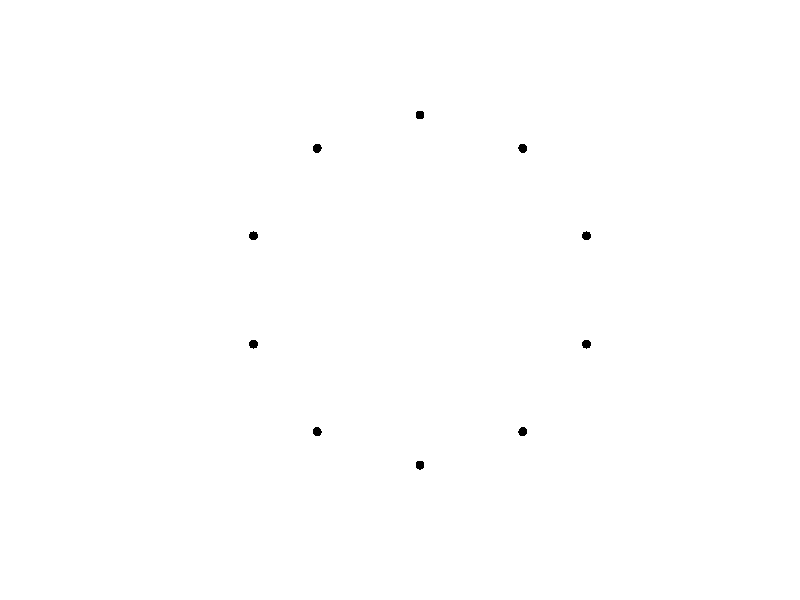
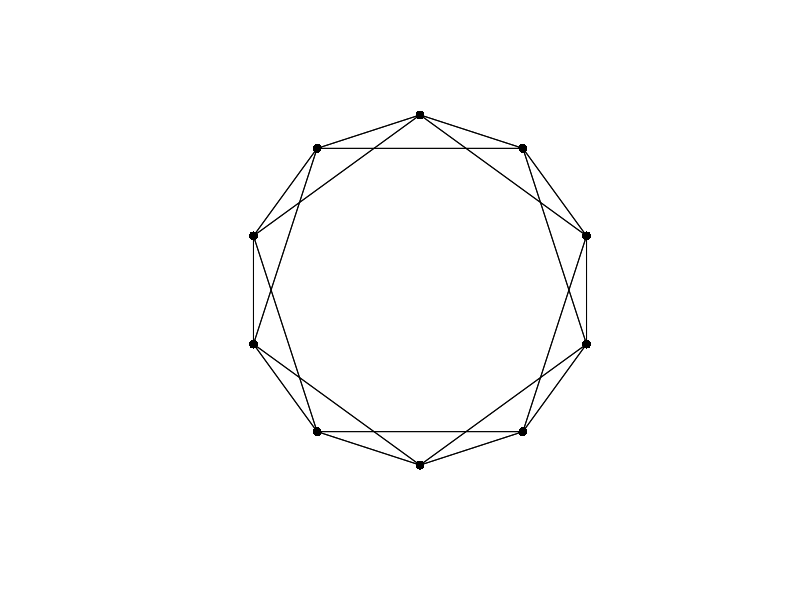
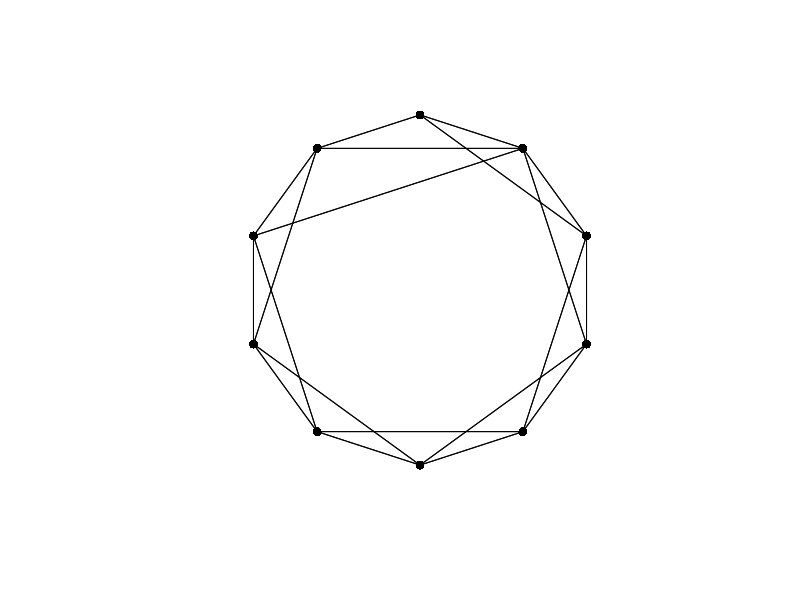
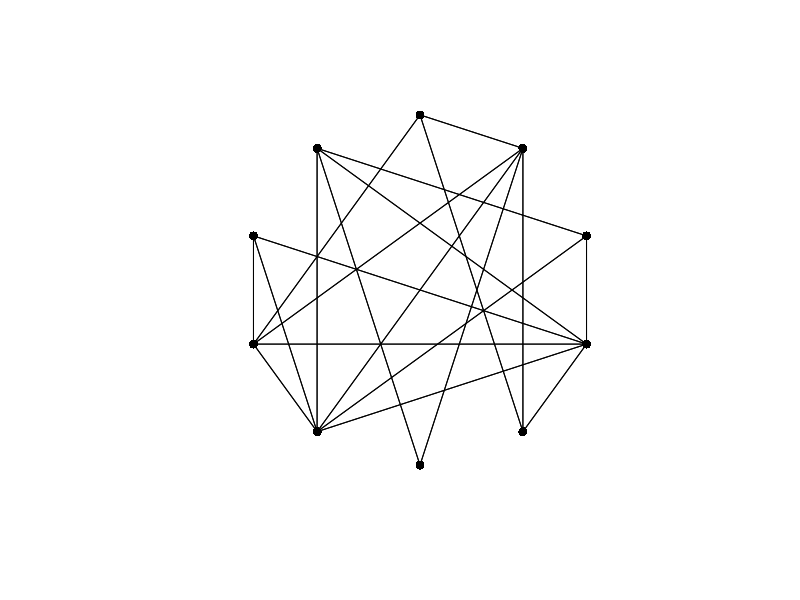
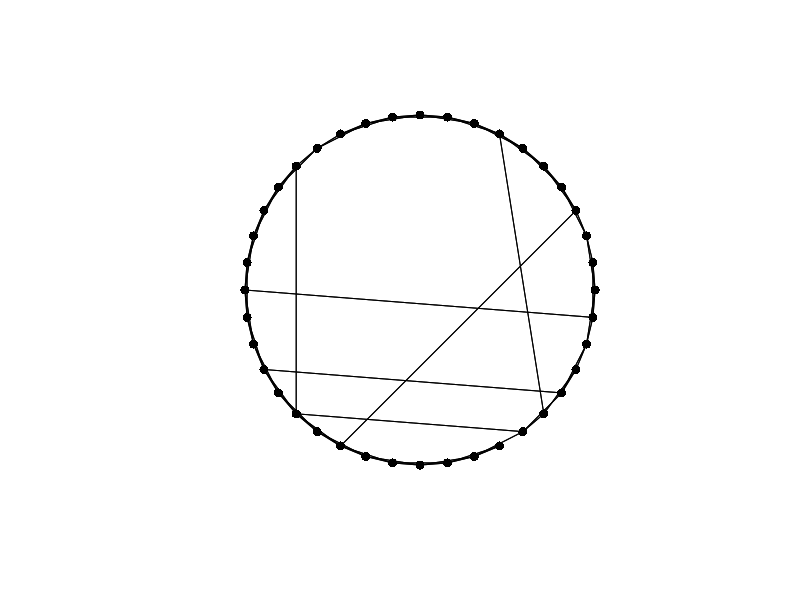
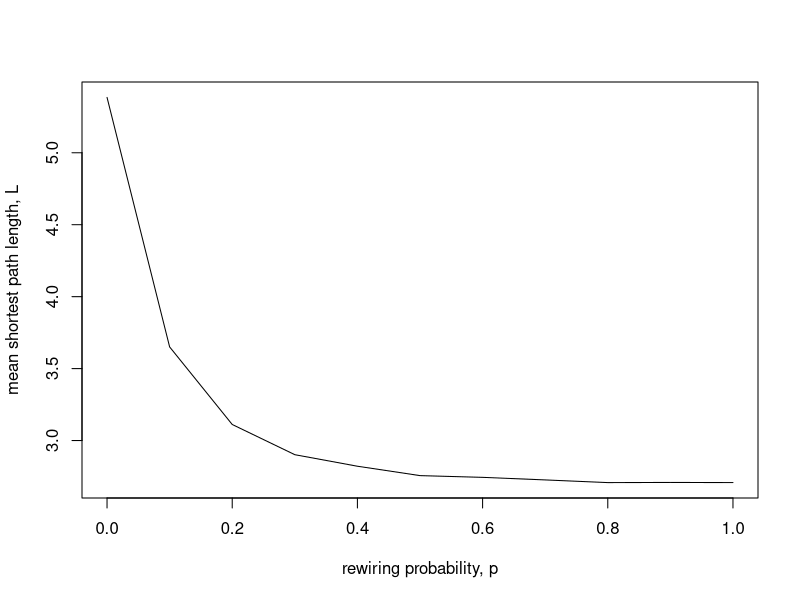
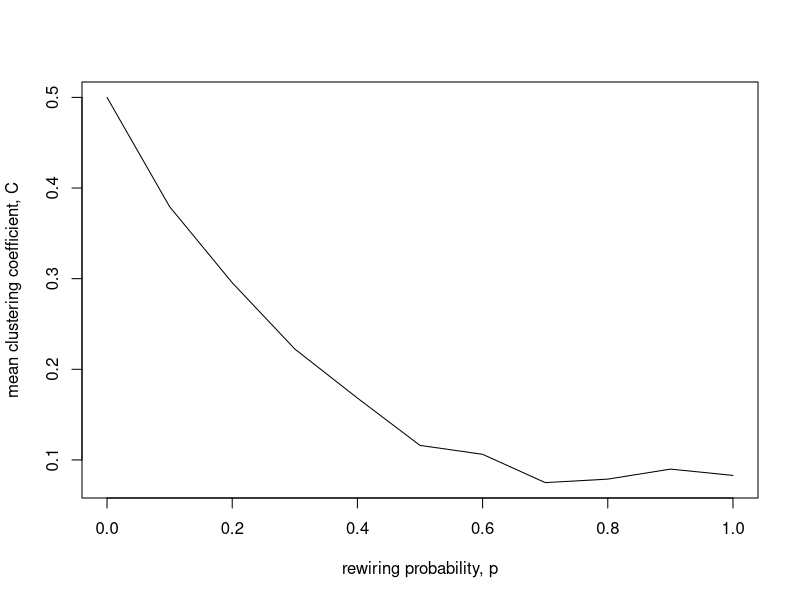
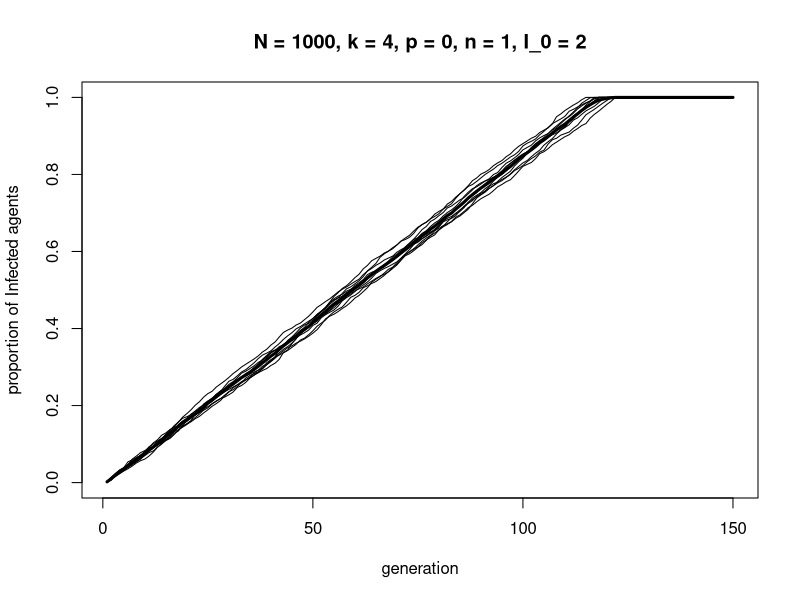

Recreate these plots in R, in order. (Note: a time limit stopped this script after it produced the figures.)
## ---- chunk 1

N <- 10

# create empty adjacency matrix
network <- matrix(0, nrow = N, ncol = N)

network

## ---- chunk 2

edges <- data.frame(nodeA = c(1,4,7,8,9), nodeB = c(2,7,10,1,1))

for (i in 1:5) {
  
  network[edges$nodeA[i], edges$nodeB[i]] <- 1
  network[edges$nodeB[i], edges$nodeA[i]] <- 1
  
}

network

## ---- chunk 3

isSymmetric(network)

## ---- chunk 4

# N agents around the origin in a big circle
plot(NULL, 
     xlim = c(-5.5,5.5), 
     ylim = c(-5.5,5.5), 
     xlab = "", 
     ylab = "", 
     axes = FALSE, 
     asp = 1)
    
for (i in 1:N) {
      
  points(5*sin((i-1)*2*pi/N), 5*cos((i-1)*2*pi/N), 
         pch = 16, 
         cex = 1.2)
      
}

## ---- chunk 5

k <- 4

# create empty adjacency matrix
network <- matrix(0, nrow = N, ncol = N, )

# create ring lattice network
for (Row in 1:N) {
    
  # k/2 neighbours to the right
  Col <- (Row+1):(Row+k/2)
  Col[which(Col > N)] <- Col[which(Col > N)] - N
  network[Row, Col] <- 1
    
  # k/2 neighbours to the left
  Col <- (Row-k/2):(Row-1)
  Col[which(Col < 1)] <- Col[which(Col < 1)] + N
  network[Row, Col] <- 1
    
}

network

## ---- chunk 6

DrawNetwork <- function(network) {
  
  # get N from network matrix
  N <- ncol(network)
  
  # N agents around the origin in a big circle
  plot(NULL, 
       xlim = c(-5.5,5.5), 
       ylim = c(-5.5,5.5), 
       xlab = "", 
       ylab = "", 
       axes = FALSE, 
       asp = 1)
    
  for (i in 1:N) {
      
    points(5*sin((i-1)*2*pi/N), 5*cos((i-1)*2*pi/N), 
           pch = 16, 
           cex = 1.2)
      
  }

  # lines representing edges
  for (i in 1:N) {
      
    for (j in which(network[i,] == 1)) {
        
      lines(x = c(5*sin((i-1)*2*pi/N), 5*sin((j-1)*2*pi/N)),
            y = c(5*cos((i-1)*2*pi/N), 5*cos((j-1)*2*pi/N)))
        
    }
      
  }
  
}

DrawNetwork(network)

## ---- chunk 7

p <- 0.2

# rewiring via p
  
for (j in 1:(k/2)) {
    
  for (i in 1:N) {
      
    if (runif(1) < p) {
        
      # pick jth clockwise neighbour
      neighbour <- i + j
      if (neighbour > N) neighbour <- neighbour - N
        
      # pick random new neighbour, excluding self and duplicate edges
      new_neighbour <- which(network[i,] == 0)
      new_neighbour <- new_neighbour[new_neighbour != i]
      new_neighbour <- sample(new_neighbour, 1)
        
      # remove edge to old neighbour
      network[i,neighbour] <- 0
      network[neighbour,i] <- 0
        
      # make edge to new neighbour
      network[i, new_neighbour] <- 1
      network[new_neighbour, i] <- 1
        
    }
      
  }
    
}

network
DrawNetwork(network)

## ---- chunk 8

SmallWorld <- function(N, k, p, draw_plot = TRUE) {
  
  # 1. create empty adjacency matrix
  network <- matrix(0, nrow = N, ncol = N, )

  # 2. create ring lattice network
  for (Row in 1:N) {
    
    # k/2 neighbours to the right
    Col <- (Row+1):(Row+k/2)
    Col[which(Col > N)] <- Col[which(Col > N)] - N
    network[Row, Col] <- 1
    
    # k/2 neighbours to the left
    Col <- (Row-k/2):(Row-1)
    Col[which(Col < 1)] <- Col[which(Col < 1)] + N
    network[Row, Col] <- 1
    
  }
  
  # 3. rewiring via p
  
  for (j in 1:(k/2)) {
    
    for (i in 1:N) {
      
      if (runif(1) < p) {
        
        # pick jth clockwise neighbour
        neighbour <- i + j
        if (neighbour > N) neighbour <- neighbour - N
        
        # pick random new neighbour, excluding self and duplicate edges
        new_neighbour <- which(network[i,] == 0)
        new_neighbour <- new_neighbour[new_neighbour != i]
        new_neighbour <- sample(new_neighbour, 1)
        
        # remove edge to old neighbour
        network[i,neighbour] <- 0
        network[neighbour,i] <- 0
        
        # make edge to new neighbour
        network[i, new_neighbour] <- 1
        network[new_neighbour, i] <- 1
        
      }
      
    }
    
  }
  
  # 4. draw network if draw_network == TRUE
  
  if (draw_plot == TRUE) {
    
    DrawNetwork(network)
    
  }
  
  # output network from function
  network
  
}

## ---- chunk 9

data_model14 <- SmallWorld(N = 10, 
                           k = 4,
                           p = 1)

## ---- chunk 10

data_model14 <- SmallWorld(N = 40, 
                           k = 4,
                           p = 0.1)

## ---- chunk 11

get_path_length <- function(network, A, B) {
  
  path_length <- NA
  N <- ncol(network)
  
  # start with vertex v = A
  v <- A
  
  for (i in 1:(N-1)) {
    
    # if any vertices v are connected to B, set path_length and break
    if (any(network[v,B] == 1)) {
      
      path_length <- i
      break
      
    }
    
    # otherwise, new v is the vertices connected to previous v
    v <- which(as.matrix(network[,v] == 1), arr.ind = T)[,1]
    
  }
  
  # return path_length
  path_length
  
}

## ---- chunk 12

get_path_length(data_model14, 1, 2)
get_path_length(data_model14, 1, 12)
get_path_length(data_model14, 1, 39)

## ---- chunk 13

get_mean_path_length <- function(network) {
  
  mean_path_length <- 0
  N <- ncol(network)
  
  for (i in 1:(N-1)) {
    
    for (j in (i+1):N) {
      
      mean_path_length <- mean_path_length + get_path_length(network,i,j)
      
    }
    
  }
  
  mean_path_length / (N*(N-1)/2)
  
}

get_mean_path_length(network)

## ---- chunk 14

p <- seq(0, 1, 0.1)
L <- rep(0, length(p))
r_max <- 10

for (r in 1:r_max) {
  
  for (i in 1:length(p)) {
    
    L[i] <- L[i] + get_mean_path_length(SmallWorld(40, 4, p[i], draw_plot = F))
    
  }
  
}

# average over all runs
L <- L / r_max

# plot L vs p
plot(x = p, 
     y = L, 
     type = 'l', 
     ylab = "mean shortest path length, L",
     xlab = "rewiring probability, p")

## ---- chunk 15

get_clustering_coef <- function(network, node) {
  
  # get direct neighbours of node
  neighbours <- which(network[node,] == 1)
  
  # number of neighbours
  k_i <- length(neighbours)
  
  # create mini-matrix representing neighbours
  neighbours <- network[neighbours, neighbours]
    
  # count edges, ignoring duplicates given that network is undirected
  # and divide by all possible edges
  sum(neighbours[upper.tri(neighbours)] == 1) / (k_i*(k_i-1)/2)
  
}

get_clustering_coef(network, 10)

## ---- chunk 16

get_mean_clustering_coef <- function(network) {
  
  mean_clustering_coef <- 0
  N <- ncol(network)
  
  for (i in 1:N) {
    
    mean_clustering_coef <- mean_clustering_coef + get_clustering_coef(network, i)
    
  }
  
  # return mean clustering coefficient
  mean_clustering_coef / N
  
}

get_mean_clustering_coef(network)

## ---- chunk 17

p <- seq(0, 1, 0.1)
C <- rep(0, length(p))
r_max <- 10

for (r in 1:r_max) {
  
  for (i in 1:length(p)) {
    
    C[i] <- C[i] + get_mean_clustering_coef(SmallWorld(40, 4, p[i], draw_plot = F))
    
  }
  
}

# average over all runs
C <- C / r_max

# plot L vs p
plot(x = p, 
     y = C, 
     type = 'l', 
     ylab = "mean clustering coefficient, C",
     xlab = "rewiring probability, p")

## ---- chunk 18

N <- 40
I_0 <- 2

# create first generation of agents
agent <- rep("S", N)

# add I_0 adjacent infected agents
agent[1:I_0] <- "I"

agent

## ---- chunk 19

k <- 4
p <- 0.1
  
# create network for agent
network <- SmallWorld(N, k, p, draw_plot = F)

## ---- chunk 20

n <- 1

# randomly ordered susceptible focals
focal <- sample(which(agent == "S"))
      
# cycle through focals
for (i in focal) {
        
  # get i's neighbours
  neighbours <- which(network[i,] == 1)
        
  # if at least one neighbour is I, adopt I
  if (sum(agent[neighbours] == "I") >= n) {
          
    agent[i] <- "I"
          
  }
        
}

agent

## ---- chunk 21

Contagion <- function(N, k, p, n, I_0, t_max, r_max) {
  
  # create a matrix with t_max rows and r_max columns, fill with NAs, convert to dataframe
  output <- as.data.frame(matrix(NA, t_max, r_max))  
  
  # purely cosmetic: rename the columns with run1, run2 etc.
  names(output) <- paste("run", 1:r_max, sep="")  
  
  for (r in 1:r_max) {
    
    # create first generation of agents
    agent <- rep("S", N)
    
    # add I_0 adjacent infected agents
    agent[1:I_0] <- "I"
    
    # add first generation's p to first row of column run
    output[1,r] <- sum(agent == "I") / N
    
    # create network for agent
    network <- SmallWorld(N, k, p, draw_plot = F)
    
    for (t in 2:t_max) {
      
      # randomly ordered susceptible focals
      focal <- sample(which(agent == "S"))
      
      # cycle through focals
      for (i in focal) {
        
        # get i's neighbours
        neighbours <- which(network[i,] == 1)
        
        # if at least one neighbour is I, adopt I
        if (sum(agent[neighbours] == "I") >= n) {
          
          agent[i] <- "I"
          
        }
        
      }
      
      output[t,r] <- sum(agent == "I") / N  
      
    }
    
  }
  
  # first plot a thick line for the mean proportion of I
  plot(rowMeans(output), 
       type = 'l', 
       ylab = "proportion of Infected agents", 
       xlab = "generation", 
       ylim = c(0,1), 
       lwd = 3, 
       main = paste("N = ", N, 
                    ", k = ", k, 
                    ", p = ", p, 
                    ", n = ", n, 
                    ", I_0 = ", I_0, 
                    sep = ""))
  
  for (r in 1:r_max) {  
    
    # add lines for each run, up to r_max
    lines(output[,r], type = 'l')  
    
  }
  
  # export output
  output  
  
}

## ---- chunk 22

data_model14 <- Contagion(N = 1000, 
                          k = 4, 
                          p = 0, 
                          n = 1, 
                          I_0 = 2, 
                          t_max = 150, 
                          r_max = 10)

## ---- chunk 23

data_model14 <- Contagion(N = 1000, 
                          k = 4, 
                          p = 0.01, 
                          n = 1, 
                          I_0 = 2, 
                          t_max = 150, 
                          r_max = 10)

## ---- chunk 24

# 2 rows, 2 columns
par(mfrow=c(2,2)) 

# p = 0
panel1 <- Contagion(N = 1000, 
                    k = 4, 
                    p = 0, 
                    n = 1, 
                    I_0 = 2, 
                    t_max = 150, 
                    r_max = 5)

# p = 0.001
panel2 <- Contagion(N = 1000, 
                    k = 4, 
                    p = 0.001, 
                    n = 1, 
                    I_0 = 2, 
                    t_max = 150, 
                    r_max = 5)

# p = 0.01
panel3 <- Contagion(N = 1000, 
                    k = 4, 
                    p = 0.01, 
                    n = 1, 
                    I_0 = 2, 
                    t_max = 150, 
                    r_max = 5)

# p = 0.1
panel4 <- Contagion(N = 1000, 
                    k = 4, 
                    p = 0.1, 
                    n = 1, 
                    I_0 = 2, 
                    t_max = 150, 
                    r_max = 5)

## ---- chunk 25

# 2 rows, 2 columns
par(mfrow=c(2,2)) 

# p = 0
panel1 <- Contagion(N = 1000, 
                    k = 4, 
                    p = 0, 
                    n = 2, 
                    I_0 = 2, 
                    t_max = 350, 
                    r_max = 5)

# p = 0.001
panel2 <- Contagion(N = 1000, 
                    k = 4, 
                    p = 0.001, 
                    n = 2, 
                    I_0 = 2, 
                    t_max = 350, 
                    r_max = 5)

# p = 0.01
panel3 <- Contagion(N = 1000, 
                    k = 4, 
                    p = 0.01, 
                    n = 2, 
                    I_0 = 2, 
                    t_max = 350, 
                    r_max = 5)

# p = 0.1
panel4 <- Contagion(N = 1000, 
                    k = 4, 
                    p = 0.1, 
                    n = 2, 
                    I_0 = 2, 
                    t_max = 350, 
                    r_max = 5)
